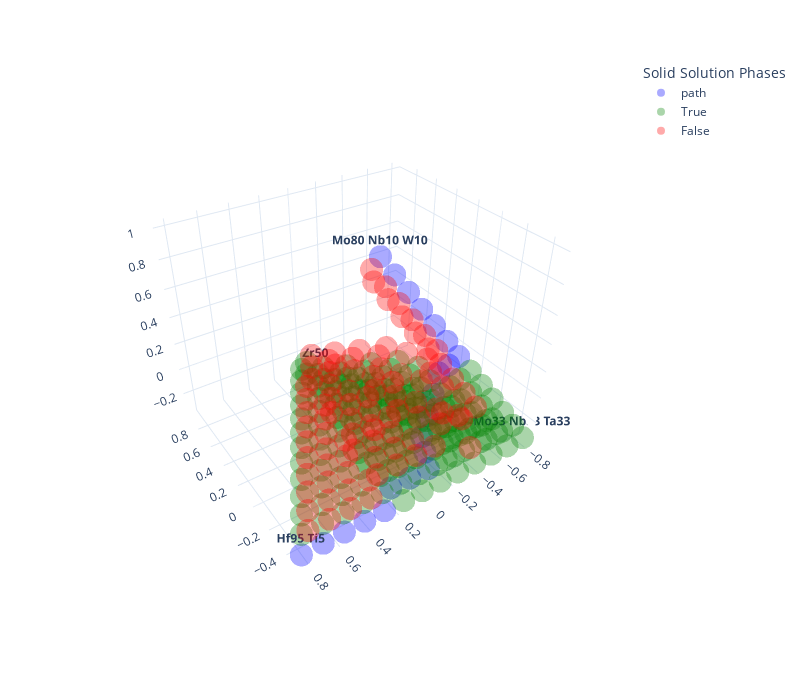

Notebook cell for this chart:
### Markdown cell above
As one can see below, the path still is optimal (21 steps) but it now passes much closer to the center of the tetrahedron, avoiding the lower RMSAD region around `Mo33.3 Nb33.3 Ta33.3` from which it would have to climb a bit more rapidly to reach the `Hf95.0 Zr5.0` point.

### Code cell
gridFeasibleMarked = ['path' if i in lowGradientPath else f for i, f in enumerate(gridFeasible)]
fig = px.scatter_3d(gridAtt_projected_df, x='x', y='y', z='z', color=gridFeasibleMarked, text=labels, hover_name=formulas,
              template='plotly_white', width=800, height=700, opacity=0.333, color_discrete_sequence=['blue', 'green', 'red'],
              labels={'color':'Solid Solution Phases', 'x':'', 'y':'', 'z':''})
fig.update_scenes({'camera': {'eye': {'x': -1.8, 'y': 1.2, 'z': 1.5}}})
